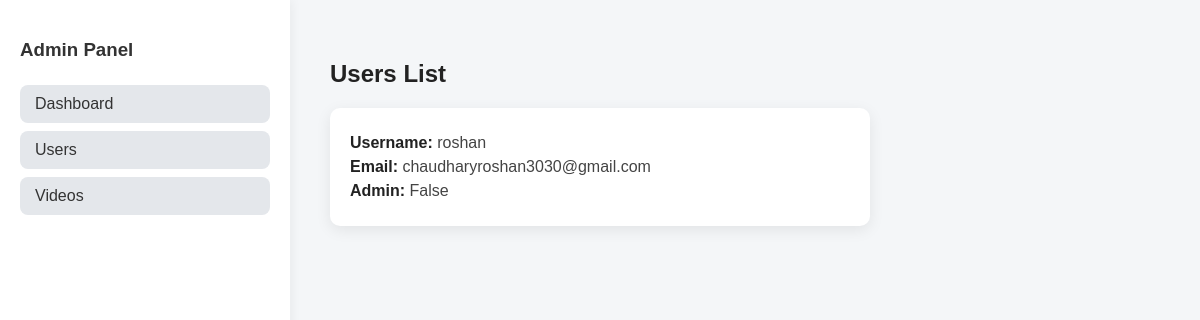
Before: /admin/users with the older database file.
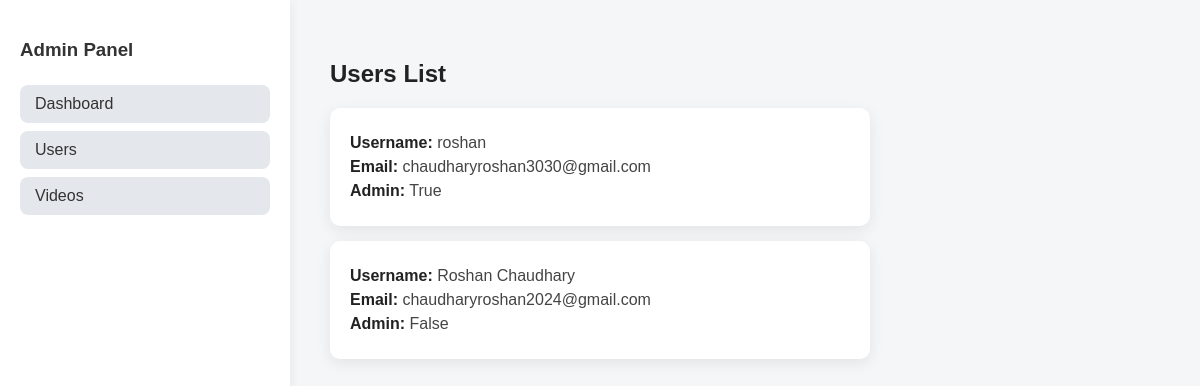
After: the same page with the newer database file.
### models/user_model.py (models this page shows)
class User(Base):
    __tablename__ = "users"
    id = Column(UUID(as_uuid=True), primary_key=True, default=uuid.uuid4, index=True)
    username = Column(String, unique=True, index=True)
    email = Column(String, unique=True, index=True)
    guardianEmail = Column(String, unique=True, index=True)
    guardianPhone = Column(String(15), unique=True, index=True)
    is_verified = Column(Boolean, index=True)
    verification_otp = Column(String(6))
    hashed_password = Column(String)
    is_admin = Column(Boolean, default=False, index=True)
    routines = relationship("Routine", back_populates="user")
    moods = relationship("Mood", back_populates="user")
    conversations = relationship("Conversation", secondary=conversation_users, back_populates="users")
    messages_sent = relationship("Message", back_populates="sender")

### controllers/admin_controller.py (the view)
@router.get("/users", response_class=HTMLResponse)
async def admin_users(request: Request, db: Session = Depends(get_db)):
    users = db.query(User).all()  # Fetch users from DB
    return templates.TemplateResponse("admin_users.html", {"request": request, "users": users})

### templates/admin_users.html (shortened to what this page needs)
<!DOCTYPE html>
<html>
<head>
</head>
<body>
<div class="sidebar">
    <h3>Admin Panel</h3>
    <a href="/admin/dashboard">Dashboard</a>
    <a href="/admin/users">Users</a>
    <a href="/admin/videos">Videos</a>
</div>
<div class="content">
    <h2>Users List</h2>
    {% for user in users %}
    <div class="user-card">
        <p><span>Username:</span> {{ user.username }}</p>
        <p><span>Email:</span> {{ user.email }}</p>
        <p><span>Admin:</span> {{ user.is_admin }}</p>
    </div>
    {% endfor %}
</div>
</body>
</html>

### templates/admin_users.html (style rules this page uses)
body { display: flex; font-family: Arial, sans-serif; margin: 0; background-color: #f4f6f8; }
.sidebar { width: 250px; height: 100vh; background-color: #ffffff; padding: 20px; box-shadow: 2px 0 10px rgba(0, 0, 0, 0.05); }
.sidebar h3 { margin-bottom: 1.5rem; color: #333; }
.sidebar a { display: block; padding: 10px 15px; margin: 8px 0; text-decoration: none; color: #333; background-color: #e4e7eb; border-radius: 8px; transition: background-color 0.2s; }
.content { flex-grow: 1; padding: 40px; }
.content h2 { margin-bottom: 20px; color: #222; }
.user-card { background-color: white; padding: 20px; border-radius: 10px; box-shadow: 0 4px 15px rgba(0, 0, 0, 0.08); margin-bottom: 15px; max-width: 500px; }
.user-card p { margin: 6px 0; color: #444; }
.user-card span { font-weight: bold; color: #222; }

Changed rows visible on the page:
changed User "roshan": is_admin "False" → "True"
added User: username "Roshan Chaudhary", email "chaudharyroshan2024@gmail.com", is_admin "False"
